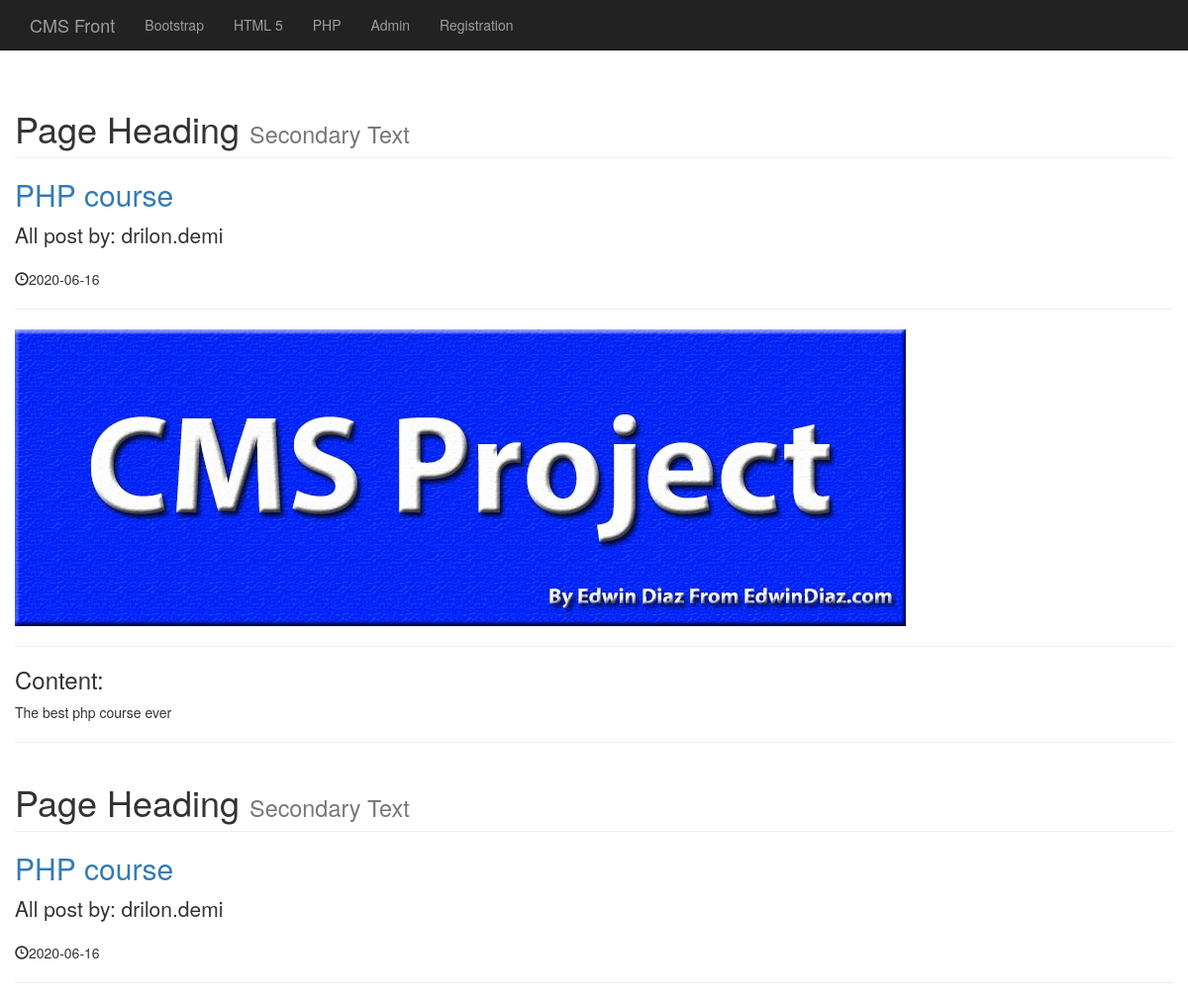
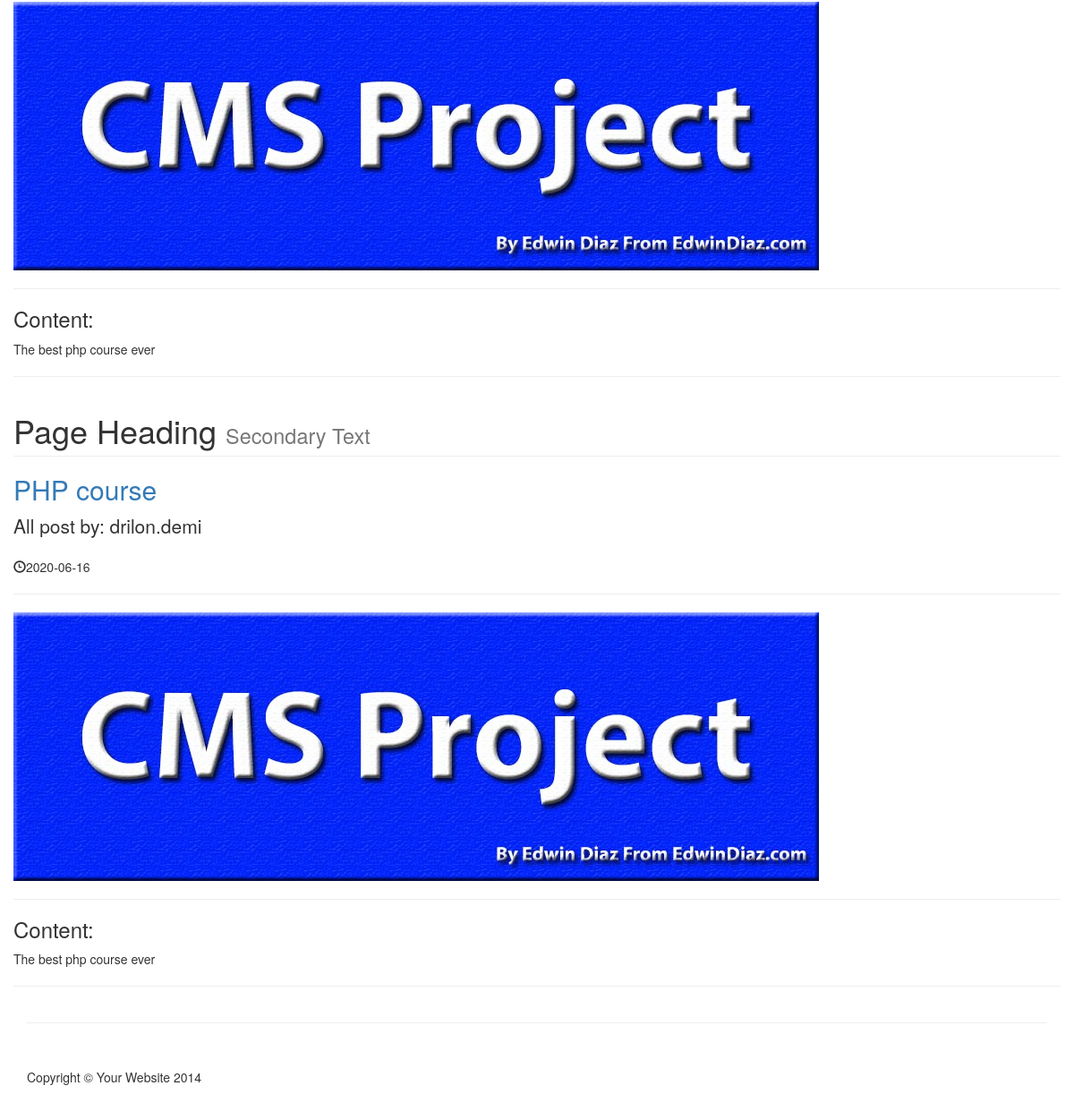
Page /author_post.php?author=drilon.demi&p_id=207 on the committed database (2 pictures, top to bottom).
### tables this page shows
CREATE TABLE `categories` (
  `cat_id` int(3) NOT NULL,
  `cat_title` varchar(255) NOT NULL
);

CREATE TABLE `posts` (
  `post_id` int(3) NOT NULL,
  `post_category_id` int(3) NOT NULL,
  `post_title` varchar(255) NOT NULL,
  `post_author` varchar(255) NOT NULL,
  `post_user` varchar(255) NOT NULL,
  `post_date` date NOT NULL,
  `post_image` text NOT NULL,
  `post_content` text NOT NULL,
  `post_tags` varchar(255) NOT NULL,
  `post_comment_count` int(111) NOT NULL,
  `post_status` varchar(255) NOT NULL DEFAULT 'draft',
  `post_views_count` int(11) NOT NULL
);

### author_post.php (the view, shortened to what this page needs)
<?php include "includes/db.php"; ?>
<?php include "includes/header.php"; ?>
<?php include "includes/navigation.php"; ?>
    <div class="container">
        <div class="row">
            <div class="col-12">
                <?php
                   if(isset($_GET['p_id'])) {
                   $the_post_author = $_GET['author'];
                }
                $query = "SELECT * FROM posts WHERE post_user = '{$the_post_author}' ";
                $select_all_posts_query = mysqli_query($connection, $query);
                while($row = mysqli_fetch_assoc($select_all_posts_query)) {
                $post_title = $row['post_title'];
                $post_author = $row['post_user'];
                $post_date = $row['post_date'];
                $post_image = $row['post_image'];
                $post_content = $row['post_content'];
                  ?>
                         <h1 class="page-header">
                    Page Heading
                    <small>Secondary Text</small>
                </h1>
                <h2>
                    <a href="#"><?php echo $post_title ?></a>
                </h2>
                <p class="lead">
                 All post  by: <?php echo $post_author ?>
                </p>
                <p><span class="glyphicon glyphicon-time"></span><?php echo $post_date ?></p>
                <hr>
                <img class="img-responsive" src="images/<?php echo $post_image; ?>" alt="">
                <hr>
                <h3>Content:</h3><p><?php echo $post_content ?></p>
                <hr>
                <?php     }   ?>
            </div>
        </div>
        <hr>
<?php include "includes/footer.php"; ?>

### includes/header.php (shortened to what this page needs)
<!DOCTYPE html>
<html lang="en">
<head>
    <link href="css/bootstrap.min.css" rel="stylesheet">
    <link href="css/blog-home.css" rel="stylesheet">
    <link href="css/styles.css" rel="stylesheet">
</head>
<body>

### includes/navigation.php (shortened to what this page needs)
   <nav class="navbar navbar-inverse navbar-fixed-top" role="navigation">
    <div class="container">
        <div class="navbar-header">
            <a class="navbar-brand" href="index.php">CMS Front</a>
        </div>
        <div class="collapse navbar-collapse" id="bs-example-navbar-collapse-1">
            <ul class="nav navbar-nav">
                <?php
                $query = "SELECT * FROM categories ";
                $select_all_categories_query = mysqli_query($connection, $query);
                while($row = mysqli_fetch_assoc($select_all_categories_query)) {
                 $cat_title = $row['cat_title'];
                $cat_id = $row['cat_id'];
                     echo "<li><a href='category.php?category=$cat_id'>{$cat_title}</a></li>";
                }
                ?>
            <li>
                <a href="admin">Admin</a>
            </li>
            <li>
                <a href="registration.php">Registration</a>
            </li>
                </ul>
        </div>
    </div>
</nav>

### includes/footer.php (shortened to what this page needs)
        <footer>
            <div class="row">
                <div class="col-lg-12">
                    <p>Copyright &copy; Your Website 2014</p>
                </div>
            </div>
        </footer>
    </div>
</body>
</html>

### css/blog-home.css (style rules this page uses)
body { padding-top: 70px; }
footer { margin: 50px 0; }

### rows in the picture
categories: cat_title "Bootstrap"
categories: cat_title "HTML 5"
categories: cat_title "PHP"
posts: post_title "PHP course", post_user "drilon.demi", post_date "2020-06-16", post_image (picture), post_content "The best php course ever"
posts: post_title "PHP course", post_user "drilon.demi", post_date "2020-06-16", post_image (picture), post_content "The best php course ever"
posts: post_title "PHP course", post_user "drilon.demi", post_date "2020-06-16", post_image (picture), post_content "The best php course ever"
